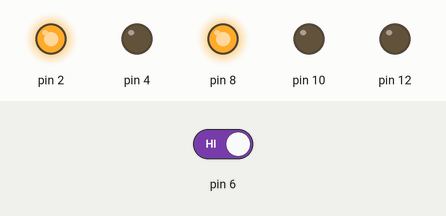
A sketch run on a simulated Arduino Uno, built with avr-gcc and run on an emulated ATmega328P. Parts: output pins drawn as LEDs (lit = HIGH). The test bench sets the inputs (shaded band); at power-on: pin 6 HIGH.

Above: at 14.8 s.
14.9 s: pin 6 driven LOW
At 22.1 s:
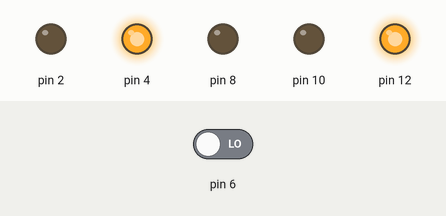
22.7 s: pin 6 driven HIGH
At 26.3 s:
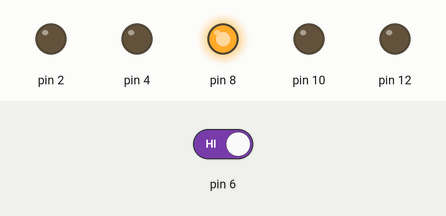
Timing chart, 0 to 36.5 s (numbered marks = the images above; inputs shaded):
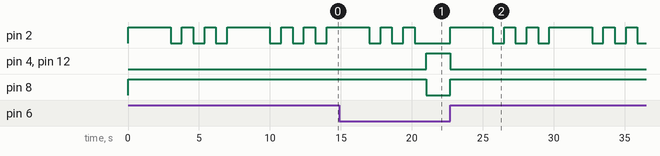

Measured:
- after the input at 14.9 s, pin 4, pin 12: LOW → HIGH after 6.1 s; pin 8: HIGH → LOW after 6.1 s
- after the input at 22.7 s, pin 2: LOW → HIGH at once, → LOW 3.0 s later, → HIGH 0.80 s later, → LOW 0.80 s later, … (12 changes in this stretch); pin 4, pin 12: HIGH → LOW at once; pin 8: LOW → HIGH at once

The sketch:

Traffic_light.ino
```cpp
//#include <string>
int val = 0;
void setup() {
  pinMode(12, OUTPUT);
  pinMode(10, OUTPUT);
  pinMode(8, OUTPUT);
  pinMode(4, OUTPUT);
  pinMode(2, OUTPUT);
  pinMode(6, INPUT);
}
int lights()
{
  digitalWrite(12, HIGH);   // turn the LED on (HIGH is the voltage level)
  delay(3000);              // wait for a second
  digitalWrite(12, LOW);    // turn the LED off by making the voltage LOW
  delay(10);              // wait for a second
  digitalWrite(10, HIGH);   // turn the LED on (HIGH is the voltage level)
  delay(1000);              // wait for a second
  digitalWrite(10, LOW);    // turn the LED off by making the voltage LOW
  delay(10);              // wait for a second*/
  digitalWrite(8, HIGH);    // turn the LED off by making the voltage LOW
  delay(3000);              // wait for a second*/
  digitalWrite(8, LOW);    // turn the LED off by making the voltage LOW
  delay(10);
  digitalWrite(12, HIGH);   // turn the LED on (HIGH is the voltage level)
  delay(3000);              // wait for a second
  digitalWrite(12, LOW);    // turn the LED off by making the voltage LOW

  return 0;
}

int pedestrian()
{
  digitalWrite(2,HIGH);
  digitalWrite(12, LOW);
  digitalWrite(4, LOW);
  digitalWrite(8, HIGH);
  delay(3000);
  digitalWrite(2, LOW);
  delay(800);
  digitalWrite(2, HIGH);
  delay(800);
  digitalWrite(2, LOW);
  delay(800);
  digitalWrite(2, HIGH);
  delay(800);
  digitalWrite(2, LOW);
  delay(800);
  digitalWrite(2, HIGH);
  digitalWrite(8, LOW);
}
int no_pedestrian()
{
  digitalWrite(4,HIGH);
  digitalWrite(12,HIGH);
  digitalWrite(2,LOW);
  return 0;
}

void loop()
{
  val = digitalRead(6);
  digitalWrite(2,val);
  if (val == LOW)
  {
    no_pedestrian();

  }
  if (val == HIGH)
  {
    pedestrian();
    //lights();
  }
}
```
